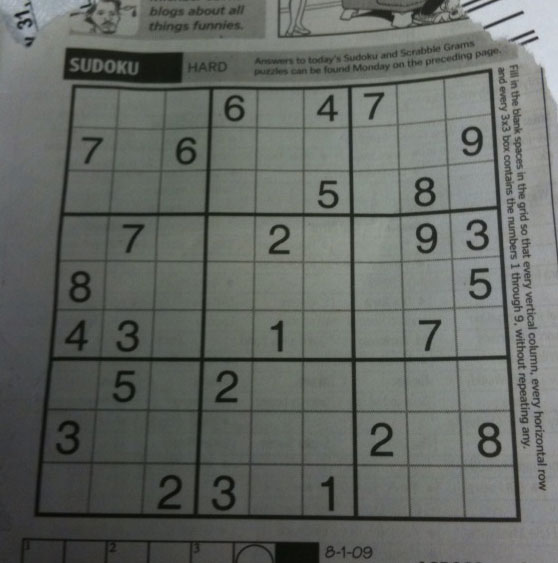
#> input picture PDI/Aula 3 Limiarização e kmeans/Limiarização/sudoku.jpg, 558 x 563 px
$ python 'ccf 394 aula 3 cod 0  otsu com trackbar.py'
#> lines starting #> are read from the running program, lines starting #| are printed output that depends on the picture; after the words box and inside, x2 and y2 are one past the last pixel; in counts of white or black regions, pixels touching at a corner belong together
import cv2
import numpy as np

def on_trackbar(val):
#> called with val = 128
    threshold_value = cv2.getTrackbarPos("Threshold", window_name)

    # Aplicando o threshold manualmente usando o valor ajustado
    _, manual_thresh = cv2.threshold(image, threshold_value, 255, cv2.THRESH_BINARY)
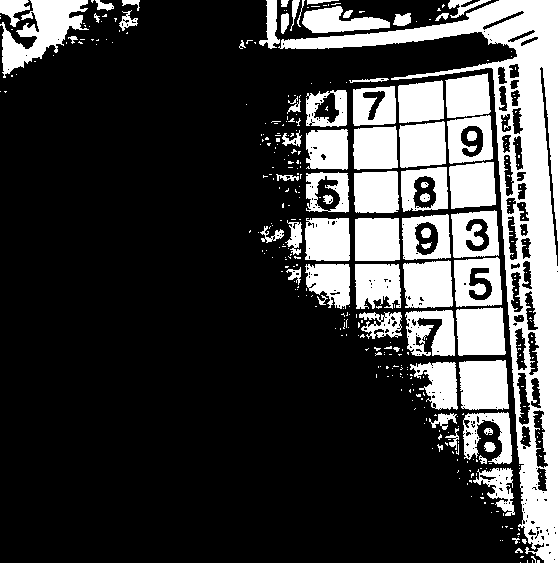
#> manual_thresh: shape (563, 558); 24.9% white; 376 white regions (305 under 20 px), largest, box (x1, y1, x2, y2) and area: (278, 0, 558, 563) 25702, (0, 0, 89, 78) 3082, (459, 360, 509, 410) 2264

    # Aplicando o threshold de Otsu automaticamente
    _, otsu_thresh = cv2.threshold(image, 0, 255, cv2.THRESH_BINARY + cv2.THRESH_OTSU)
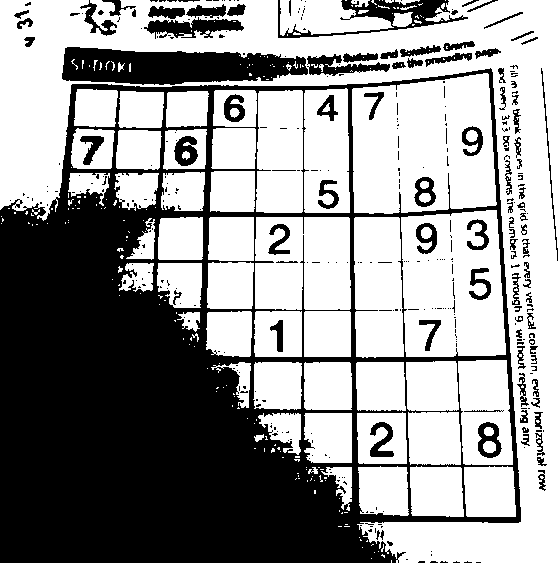
#> otsu_thresh: shape (563, 558); 59% white; 359 black regions (263 under 20 px), largest, box (x1, y1, x2, y2) and area: (0, 68, 521, 563) 105703, (62, 47, 308, 85) 6806, (278, 0, 468, 38) 2033

    # Mostrando o resultado lado a lado
    combined = np.hstack((manual_thresh, otsu_thresh))
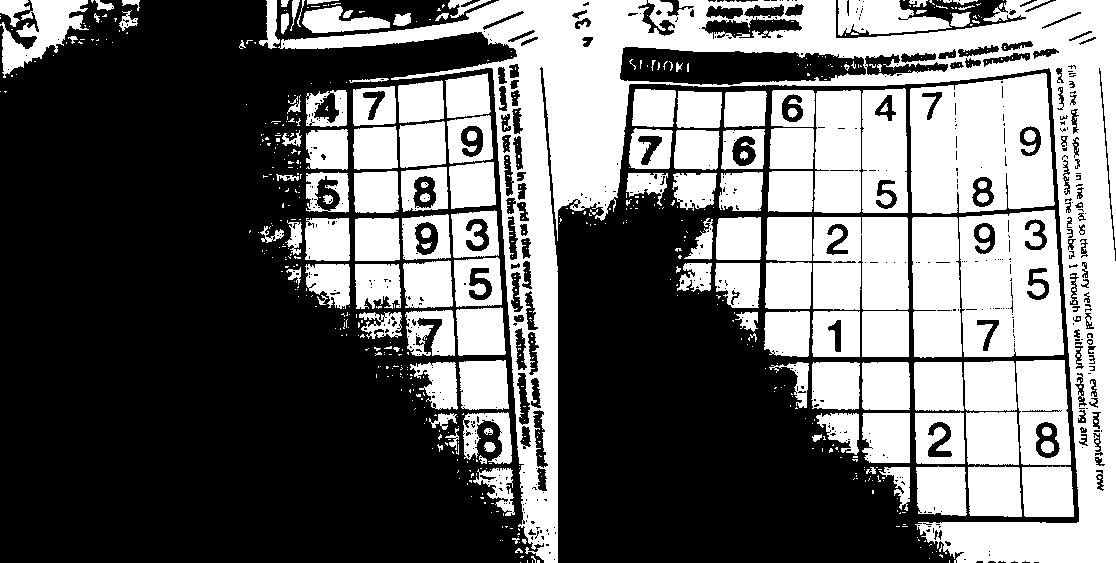
#> combined: shape (563, 1116); 41.9% white; 657 white regions (519 under 20 px), largest, box (x1, y1, x2, y2) and area: (278, 0, 1116, 563) 88845, (910, 73, 1055, 214) 16779, (959, 210, 1064, 357) 12603
    cv2.imshow(window_name, combined)

# Carregar uma imagem em escala de cinza
image = cv2.imread("sudoku.jpg", cv2.IMREAD_GRAYSCALE)
if image is None:
    print("Erro ao carregar a imagem!")
    exit()


window_name = "Limiarizacao: Manual x Otsu"
cv2.namedWindow(window_name)

# Criar o trackbar para ajustar o limiar manualmente
cv2.createTrackbar("Threshold", window_name, 0, 255, on_trackbar)

# Inicializar o trackbar no meio
cv2.setTrackbarPos("Threshold", window_name, 128)

on_trackbar(128)  # Mostrar a imagem inicial com threshold 128

cv2.waitKey(0)
cv2.destroyAllWindows()

$ run again, with PDI/Aula 3 Limiarização e kmeans/Limiarização/amazonia1.jpg copied over PDI/Aula 3 Limiarização e kmeans/Limiarização/sudoku.jpg
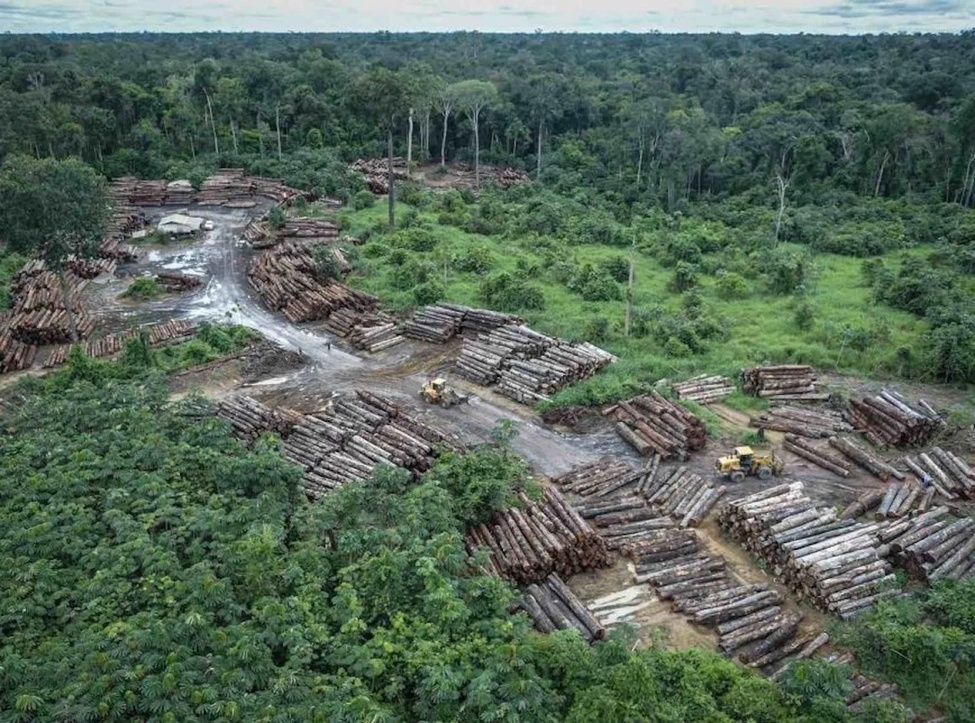
#> input picture PDI/Aula 3 Limiarização e kmeans/Limiarização/amazonia1.jpg, 975 x 723 px, shrunk from 1165 x 864 before the run
#> in on_trackbar, `_, manual_thresh = cv2.threshold(image, threshold_value, 255, cv2.THRE..`:
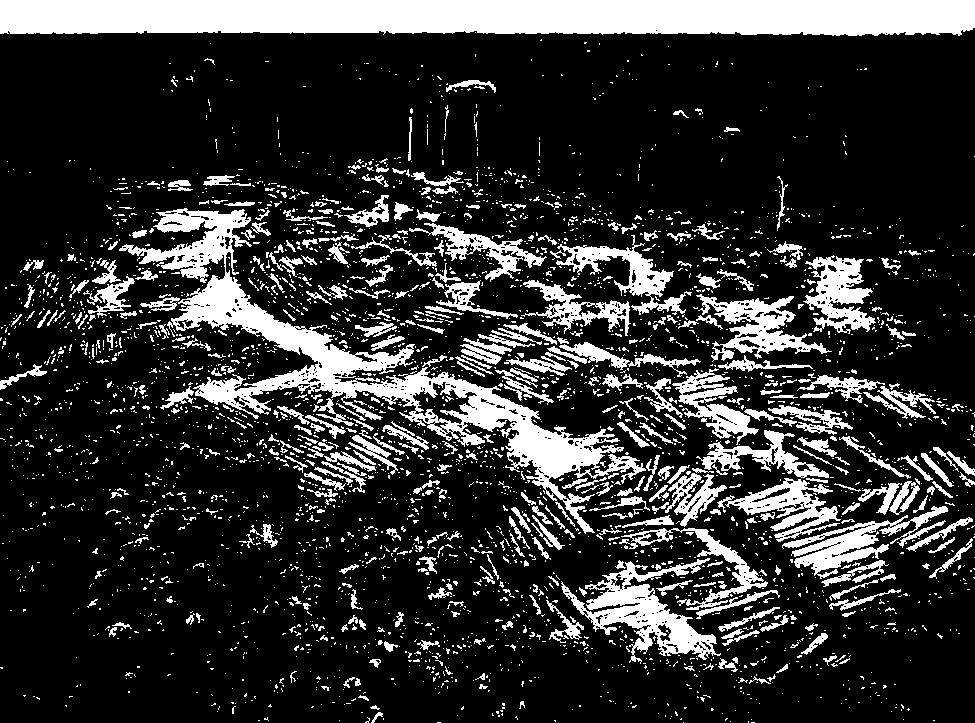
#> manual_thresh: shape (723, 975); 19.8% white; 3798 white regions (3348 under 20 px), largest, box (x1, y1, x2, y2) and area: (0, 0, 975, 36) 32637, (119, 208, 646, 534) 23079, (561, 558, 721, 664) 5448
#> otsu_thresh: shape (723, 975); 27.4% white; 4227 white regions (3733 under 20 px), largest, box (x1, y1, x2, y2) and area: (279, 195, 949, 588) 51608, (119, 208, 675, 544) 36500, (0, 0, 975, 36) 32842
#> in on_trackbar, `combined = np.hstack((manual_thresh, otsu_thresh))`:
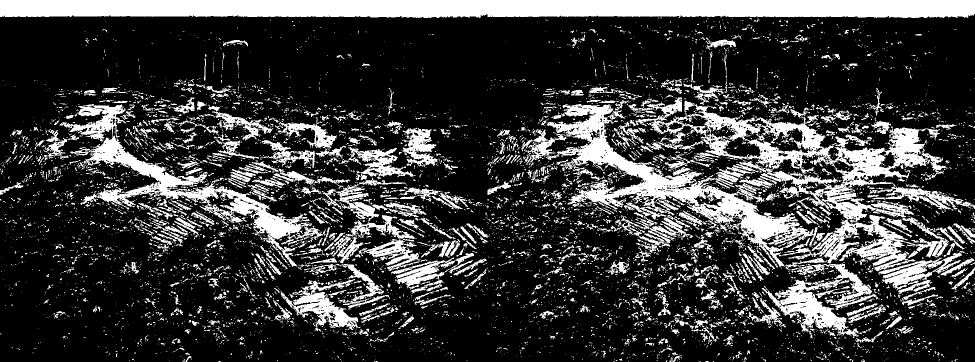
#> combined: shape (723, 1950) (shown at 1/2 size); 23.6% white; 8022 white regions (7079 under 20 px), largest, box (x1, y1, x2, y2) and area: (0, 0, 1950, 36) 65479, (1254, 195, 1924, 588) 51608, (1094, 208, 1650, 544) 36500
